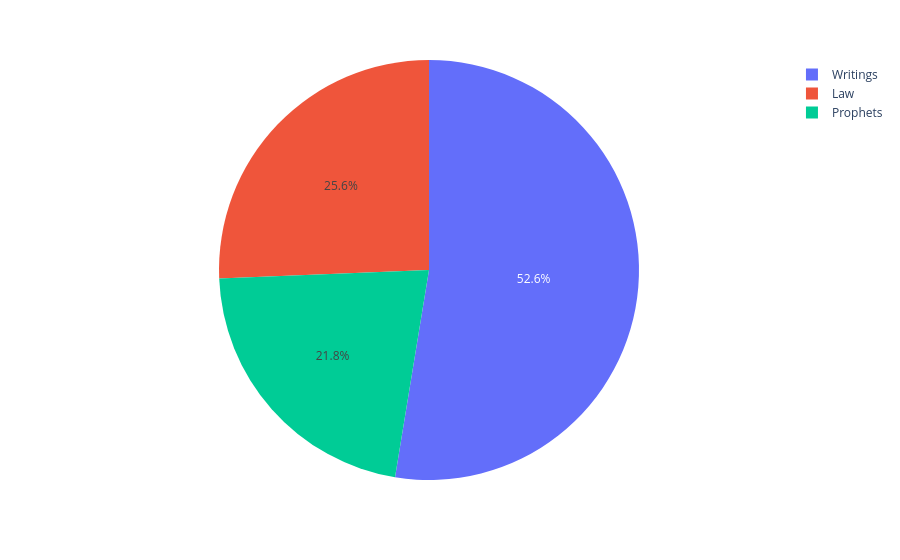

Here is the notebook cell this chart was saved with:
### Code cell
px.pie(
    names =  NT1_referncing_OT_genres_props.keys(),
    values = NT1_referncing_OT_genres_props.values
)

### Figure 1 — Plotly figure (JSON) as saved in the notebook; plotly's stock layout.template omitted (floating-point values rounded to 4 significant figures)
{"data": [{"domain": {"x": [0, 1], "y": [0, 1]}, "hovertemplate": "label=%{label}<br>value=%{value}<extra></extra>", "labels": ["Writings", "Law", "Prophets"], "legendgroup": "", "name": "", "showlegend": true, "type": "pie", "values": [0.5259, 0.2565, 0.2177]}], "layout": {"legend": {"tracegroupgap": 0}, "margin": {"t": 60}}}
